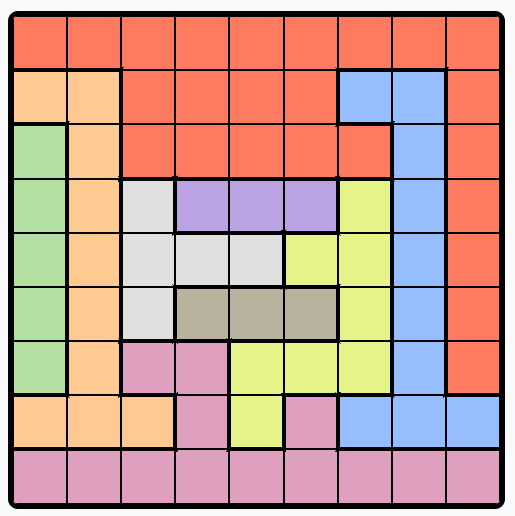
#> input picture queens_solver/game4.png, 515 x 516 px, found by its file name
$ python image_converter.py
#> lines starting #> are read from the running program, lines starting #| are printed output that depends on the picture
### queens_solver/queens_solver.py
import numpy as np
import matplotlib.pyplot as plt
import copy
from matplotlib.patches import Rectangle
import time

def count_in_array(a, b):
    """Return the number of instances of b in array a"""
    if len(np.array(a).shape) > 1:
        a = np.ravel(a)
    res = 0
    for i in a:
        if i==b:
            res+=1
    return res

class Solver:
    def __init__(self, grid, colors):
        assert grid.shape[0] == grid.shape[1] == len(colors)
        self.grid = grid # np.array of numbers representing colors
        self.colors = colors
        self.data = np.zeros_like(self.grid) # 0=no info, 1=x, 2=crown
        self.last_checkpoint = copy.deepcopy(self.data)
        self.n = grid.shape[0]
        self.placed_crowns = [0]
        self.placed_Xs = [0]
        self.color_indices = self.get_color_indices()
        self.solved = False
        assert len(self.color_indices) == self.n

    def get_color_indices(self):
        colors = {}
        for y in range(self.n):
            for x in range(self.n):
                if self.grid[y,x] in colors:
                    colors[self.grid[y,x]].append((y,x))
                else:
                    colors[self.grid[y,x]] = [(y,x)]
        return colors


    def show(self):
        fig = plt.gcf()
        fig.set_size_inches(6/9*self.n, 6/9*self.n)
        ax1 = plt.subplot(111)
        ticklabels = ax1.get_xticklabels()
        ticklabels.extend( ax1.get_yticklabels() )
        for label in ticklabels:
            label.set_fontsize(0)
        for i in range(self.n+1):
            lw = 2
            plt.axvline(i*50, ymin=0, ymax=1, color='black', linewidth=lw)
            plt.axhline(i*50, xmin=0, xmax=1, color='black', linewidth=lw)
        for y in range(self.n):
            for x in range(self.n):
                rect = Rectangle((x*50, y*50), 50, 50, color=self.colors[self.grid[y,x]], alpha=1, fill=True)
                ax1.add_patch(rect)
                if self.data[y,x] == 1:
                    plt.text((x)*50+13.5, (y)*50+35, r"$\times$", fontsize=20, color="black")
                if self.data[y,x] == 2:
                    plt.text((x)*50+10, (y)*50+39, "Q", fontsize=30, weight="bold", color="black")

                # [5 lines of commented-out code are left out]
                pass
        plt.xlim(0, 50*self.n)
        plt.ylim(50*self.n, 0)
        plt.show()

    def get_cells_with_same_color(self, pos):
        return self.color_indices[self.grid[pos[0],pos[1]]]

    def color_array(self, n_color):
        """Returns the array of [0,1,2] representing the info we have on the grid for a specific color"""
        assert n_color in self.grid
        color_a = []
        for c in self.color_indices[n_color]:
            color_a.append(self.data[c[0],c[1]])
        return color_a


    # [22 lines left out: function check_if_possible, not called in this run]

    def put_Xs(self):
        # Check all the grid
        # For each spot (if possible), place a crown
        # If rows, columns, or colors now contain >1 crown, cross that cell.
        for y in range(self.n):
            for x in range(self.n):
                if self.data[y,x] == 0: # Only do this if we haven't already placed something
                    original_data = copy.deepcopy(self.data)
                    self.data[y,x] = 2
                    for n in range(self.n):
                        # If >1 Queen in hline
                        if count_in_array(self.data[n,:],2) > 1:
                            original_data[y,x] = 1
                        # If >1 Queen in vline
                        elif count_in_array(self.data[:,n],2) > 1:
                            original_data[y,x] = 1
                    # If >1 Queen in color
                    if count_in_array(self.color_array(self.grid[y,x]),2) > 1:
                        original_data[y,x] = 1
                    # If >1 Queen in corner radius
                    for x1 in [-1,1]:
                        for y1 in [-1,1]:
                            try:
                                if self.data[y+y1,x+x1] == 2 and (x+x1) >= 0 and (x+x1) <= self.n-1 and (y+y1) >= 0 and (y+y1) <= self.n-1:
                                    original_data[y,x] = 1
                            except:
                                pass
                    self.data = original_data
        # Update the data
        try:
            self.data = original_data
        except:
            if not self.solved:
                self.data = copy.deepcopy(self.last_checkpoint)

    def cut_possibilities(self):
        # Check all the grid
        # For each spot (if possible), place a temporary crown, check which cells are now Xs
        # If all cells in a row, column, or color are now blocked, block the former cell.
        for y in range(self.n):
            for x in range(self.n):
                if self.data[y,x] == 0: # Only do this if we haven't already placed something
                    original_data = copy.deepcopy(self.data)
                    self.data[y,x] = 2
                    self.put_Xs()
                    for n in range(self.n):
                        if count_in_array(self.data[n,:],1) == len(self.data[n,:]) or count_in_array(self.data[:,n],1) == len(self.data[:,n]) or count_in_array(self.color_array(n),1)== len(self.color_array(n)):
                            original_data[y,x] = 1
                    self.data = original_data

    def put_crowns(self):
        # Check if only one square is remaining in each row, column, color.
        # If so, place a crown there.
        for n in range(self.n):
            # Place crown in hline
            if count_in_array(self.data[n,:],2) == 0 and count_in_array(self.data[n,:],0) == 1:
                #print("hline", n,list(self.data[n,:]).index(0))
                self.data[n,list(self.data[n,:]).index(0)] = 2
            # Place crown in vline
            if count_in_array(self.data[:,n],2) == 0 and count_in_array(self.data[:,n],0) == 1:
                #print("vline", list(self.data[:,n]).index(0),n)
                self.data[list(self.data[:,n]).index(0),n] = 2
            # Place crown in color
            if count_in_array(self.color_array(n),2) == 0 and count_in_array(self.color_array(n),0) == 1:
                for cell in self.color_indices[n]:
                    if self.data[cell[0], cell[1]] == 0:
                        #print("color", cell[0], cell[1])
                        self.data[cell[0], cell[1]] = 2

    def random_try(self):
        if (self.last_checkpoint == np.zeros_like(self.grid)).all():
            print("Set checkpoint")
            self.last_checkpoint = copy.deepcopy(self.data)
        found = False
        while not found:
            regions_empty_spots = []
            for n in range(self.n):
                regions_empty_spots.append(count_in_array(self.data[n,:],0)) # hline
                regions_empty_spots.append(count_in_array(self.data[:,n],0)) # vline
                regions_empty_spots.append(count_in_array(self.color_array(n),0)) # color
            regions_empty_spots_sorted = copy.deepcopy(regions_empty_spots)
            regions_empty_spots_sorted.sort()
            index_found = False
            k = 0
            while not index_found:
                min_index = regions_empty_spots.index(regions_empty_spots_sorted[k])
                if regions_empty_spots[min_index] == 0:
                    k += 1
                else:
                    index_found = True
            if min_index % 3 == 0: # hline
                x, y = np.random.randint(0,self.n), min_index//3
            elif min_index % 3 == 1: # vline
                x, y = min_index//3, np.random.randint(0,self.n)
            else:
                y, x = self.color_indices[min_index//3][np.random.randint(0,len(self.color_indices[min_index//3]))]

            if self.data[y,x] == 0:
                self.data[y,x] = 2
                found = True


    def solve(self, show_each_iteration=False, verbose=False):
        start_time = time.time()
        tries = 0
        changes = 0
        while not self.solved:
            self.last_data = copy.deepcopy(self.data)
            self.placed_crowns.append(count_in_array(self.data, 2))
            self.placed_Xs.append(count_in_array(self.data, 1))
            if self.placed_crowns[-1] >= self.placed_crowns[-2]:
                self.put_Xs()
            if self.placed_crowns[-1] == self.placed_crowns[-2] and self.placed_Xs[-1] == self.placed_Xs[-2] and tries > 0:
                self.random_try()
            self.cut_possibilities()
            self.put_crowns()
            if (self.data == self.last_data).all():
                changes += 1
            else:
                changes = 0
            if not self.check_valid() or changes >= 2 and not (self.last_checkpoint == np.zeros_like(self.grid)).all():
                self.data = copy.deepcopy(self.last_checkpoint)
            self.solved = self.check_solved()
            #if self.solved:
            #    self.show()
            tries += 1
            if verbose:
                print(tries, changes, self.check_valid(), self.solved)
            if show_each_iteration:
                self.show()
        self.put_Xs()
        print(f"Solved in {np.around(time.time() - start_time, 2)} seconds")

    def check_valid(self):
        for n in range(self.n):
            if count_in_array(self.data[n,:],2) > 1 or count_in_array(self.data[:,n],2) > 1 or count_in_array(self.color_array(n),2) > 1:
                return False
        return True

    def check_solved(self):
        for n in range(self.n):
            if count_in_array(self.data[n,:],2) != 1 or count_in_array(self.data[:,n],2) != 1 or count_in_array(self.color_array(n),2) != 1:
                return False
        return self.check_valid()


# [29 lines that do not run on import are left out]

### queens_solver/image_converter.py
import numpy as np
import matplotlib.pyplot as plt
from matplotlib.image import imread


def read_picture(path, show=False, nb_of_checks=5):

#> called with path = 'queens_solver/game4.png', show = True, nb_of_checks = 15
    img = np.array(imread(path))[:,:,:]
#> img is the input picture: shape (516, 515, 4) float32; mean R, G, B, A 0.77, 0.616, 0.57, 1
    width, height = img.shape[1], img.shape[0]
#> width = 515; height = 516
    if img.shape[2] == 4:
        black = (0,0,0,1)
    elif img.shape[2] == 3:
        black = (0,0,0)
    else:
        ValueError("That is not a 3-color image")
    #Get inside corners:
    x1, x2, y1, y2 = 0, 0, 0, 0
    for i in range(int(width/2)):
        if (img[int(height/2),i] == black).all():
            x1 = i
            break
    for i in range(int(width/2)):
        if (img[int(height/2),-i] == black).all():
            x2 = i
            break
    for i in range(int(height/2)):
        if (img[i,int(width/2)] == black).all():
            y1 = i
            break
    for i in range(int(height/2)):
        if (img[-i,int(width/2)] == black).all():
            y2 = i
            break
    x2 = 1 if x2 == 0 else x2
    y2 = 1 if y2 == 0 else y2
    img = img[y1:-(y2+1), x1:-(x2+1)]
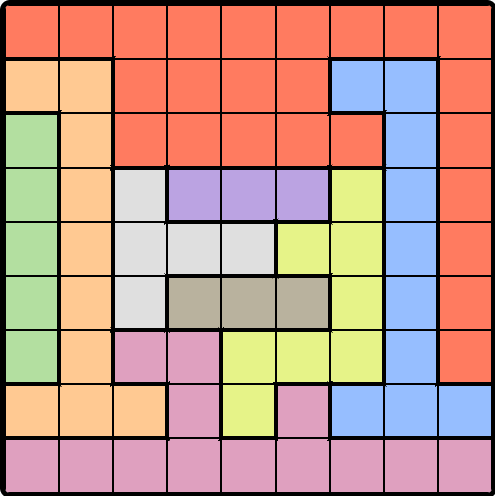
#> img: shape (496, 495, 4) float32; mean R, G, B, A 0.761, 0.593, 0.544, 1
    width, height = img.shape[1], img.shape[0]
#> width = 495; height = 496


    # Check width of the cells by taking the median distance between vertical black lines in multiple rows
    # We know the cells are all squares, so no need to do this vertically too
    lengths_list = []
    already_on_line = [True for i in range(nb_of_checks)]
    lengths = [0 for i in range(nb_of_checks)]
    line_lengths_list = []
    line_lengths = [0 for i in range(nb_of_checks)]
    for i in range(width):
        for n in range(nb_of_checks):
            if (img[int(height/(n+2)), i] == black).all() and not already_on_line[n]:
                lengths_list.append(lengths[n])
                lengths[n] = 0
                line_lengths[n] += 1
                already_on_line[n] = True
            elif (img[int(height/(n+2)), i] == black).all() and already_on_line:
                line_lengths[n] += 1
            elif already_on_line[n]:
                already_on_line[n] = False
                line_lengths_list.append(line_lengths[n])
                line_lengths[n] = 0
                lengths[n] += 1
            else:
                already_on_line[n] = False
                lengths[n] += 1
    length_cell = np.median(lengths_list)+np.quantile(line_lengths_list, 0.1)*2
#> length_cell = 56
    n_cells = round(width/length_cell)
#> n_cells = 9
    grid = np.empty((n_cells,n_cells), dtype=int)

    # Get the colors
    xs = []
    ys = []
    colors = []
    for y in range(n_cells):
        for x in range(n_cells):
            xs.append(int((x+1/2)*length_cell))
            ys.append(int((y+1/2)*length_cell))
            col = img[int((y+1/2)*length_cell),int((x+1/2)*length_cell)][:3]
            col = (int(col[0]*255), int(col[1]*255), int(col[2]*255))

            try:
                if col in colors:
                    col_int = colors.index(col)
                else:
                    col_int = len(colors)
                    colors.append(col)
            except:
                col_int = len(colors)
                colors.append(col)
            grid[y,x] = col_int
#> after the loop, colors = [(255, 123, 96), (255, 201, 146), (150, 190, 255), (179, 223, 160), (223, 223, 223), (187, 163, 226), (230, 243, 136), (185, 178, 158), (223, 160, 191)]; xs = 81 values, max 476 at index 8, min 28 at index 0, mean 252; ys = 81 values from 28 to 476

    if show:
        plt.imshow(img)
        plt.plot(xs,ys, "o")
        plt.show()
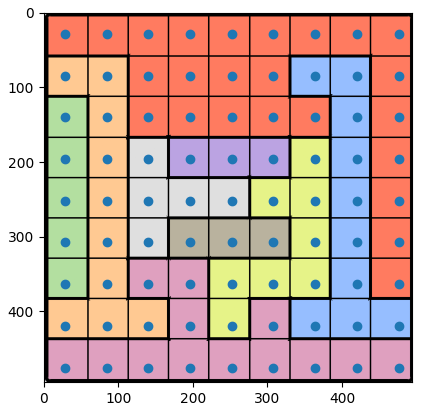
#> figure drawn by matplotlib, 1 panel
    return grid, colors


if __name__ == "__main__":
    from queens_solver import Solver
    grid, colors = read_picture('queens_solver/game4.png', show=True, nb_of_checks=15)
    colors = [[colors[i][k]/255 for k in range(3)] for i in range(len(colors))]
#> colors = [[1, 0.482, 0.376], [1, 0.788, 0.573], [0.588, 0.745, 1], [0.702, 0.875, 0.627], [0.875, 0.875, 0.875], [0.733, 0.639, 0.886], [0.902, 0.953, 0.533], [0.725, 0.698, 0.62], [0.875, 0.627, 0.749]]
    Queens = Solver(grid, colors)
#> in __init__, `self.colors = colors`: self.colors has the same summary as colors outside __init__
#> after the loop in get_color_indices, `for y in range(self.n):`: colors = 9 items
    #Queens.show()
    Queens.solve(show_each_iteration=False, verbose=False)
    Queens.show()
#> in show, `plt.show()`:
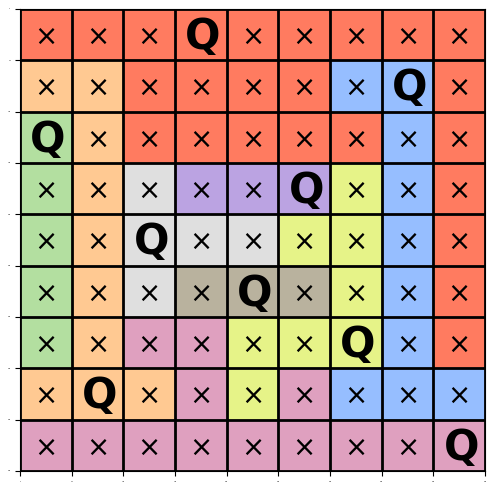
#> figure drawn by matplotlib, 1 panel

$ run again, with queens_solver/game1.png copied over queens_solver/game4.png
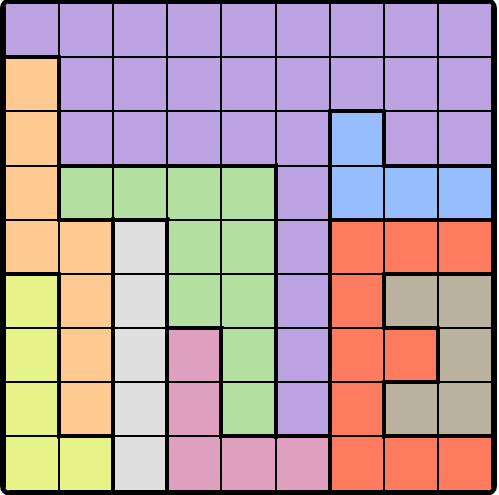
#> input picture queens_solver/game1.png, 499 x 495 px, found by its file name
#> in read_picture, img is the input picture: shape (495, 499, 4) float32; mean R, G, B, A 0.706, 0.617, 0.628, 1
#> img: shape (493, 497, 4) float32
#> after the loop in read_picture, `for y in range(n_cells):`: colors = [(187, 163, 226), (255, 201, 146), (150, 190, 255), (179, 223, 160), (223, 223, 223), (255, 123, 96), (230, 243, 136), (185, 178, 158), (223, 160, 191)]; xs = 81 values, max 476 at index 8, min 28 at index 0, mean 252; ys = 81 values from 28 to 476
#> in read_picture, `plt.show()`:
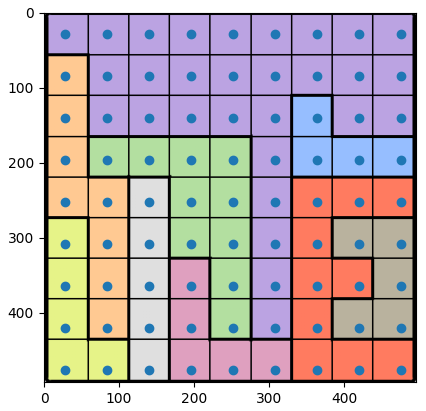
#> figure drawn by matplotlib, 1 panel
#> `colors = [[colors[i][k]/255 for k in range(3)] for i in range(len(colo..`: colors = [[0.733, 0.639, 0.886], [1, 0.788, 0.573], [0.588, 0.745, 1], [0.702, 0.875, 0.627], [0.875, 0.875, 0.875], [1, 0.482, 0.376], [0.902, 0.953, 0.533], [0.725, 0.698, 0.62], [0.875, 0.627, 0.749]]
#> self.colors has the same summary as colors outside __init__
#> after the loop in get_color_indices, `for y in range(self.n):`: colors = 9 items
#> in show, `plt.show()`:
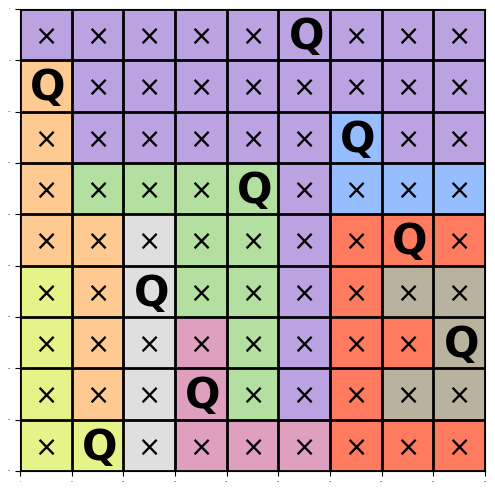
#> figure drawn by matplotlib, 1 panel

$ run again, with queens_solver/game2.png copied over queens_solver/game4.png
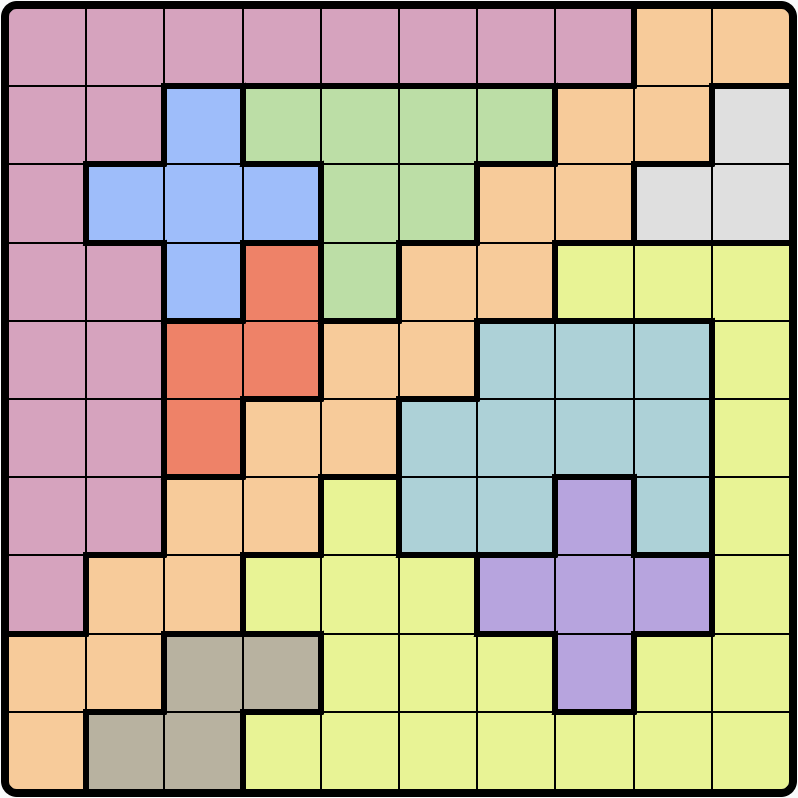
#> input picture queens_solver/game2.png, 798 x 798 px, found by its file name
#> in read_picture, img is the input picture: shape (798, 798, 3) float32; mean R, G, B 0.74, 0.688, 0.608
#> img: shape (794, 794, 3) float32
#> after the loop in read_picture, `for y in range(n_cells):`: colors = [(214, 163, 190), (247, 203, 154), (158, 189, 250), (188, 222, 166), (223, 223, 223), (238, 130, 104), (232, 243, 149), (173, 209, 215), (183, 164, 222), (184, 178, 160)]; xs = 100 values, max 760 at index 9, min 40 at index 0, mean 400; ys = 100 values from 40 to 760
#> in read_picture, `plt.show()`:
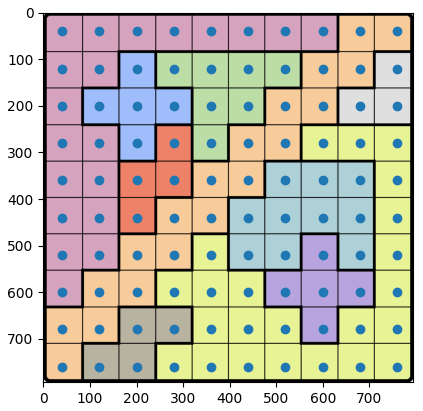
#> figure drawn by matplotlib, 1 panel
#> `colors = [[colors[i][k]/255 for k in range(3)] for i in range(len(colo..`: colors = [[0.839, 0.639, 0.745], [0.969, 0.796, 0.604], [0.62, 0.741, 0.98], [0.737, 0.871, 0.651], [0.875, 0.875, 0.875], [0.933, 0.51, 0.408], [0.91, 0.953, 0.584], [0.678, 0.82, 0.843], [0.718, 0.643, 0.871], [0.722, 0.698, 0.627]]
#> self.colors has the same summary as colors outside __init__
#> after the loop in get_color_indices, `for y in range(self.n):`: colors = 10 items
#> in show, `plt.show()`:
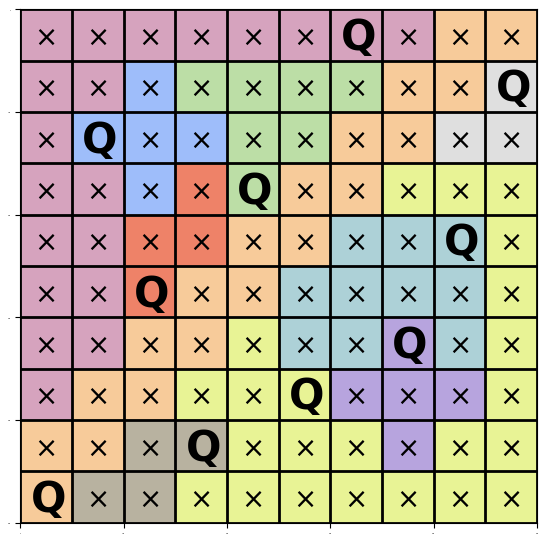
#> figure drawn by matplotlib, 1 panel
